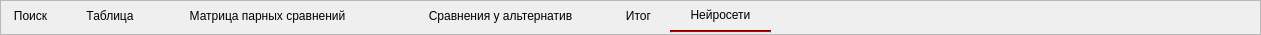
     <widget class="QFrame" name="MainToolBar_6">
      <property name="geometry">
       <rect>
        <x>0</x>
        <y>0</y>
        <width>1261</width>
        <height>35</height>
       </rect>
      </property>
      <property name="styleSheet">
       <string notr="true">QPushButton{
	border: 0px;	
	font: 12pt &quot;Nirmala UI&quot;;
}

QPushButton:hover{
	font: bold;
}

QPushButton:pressed{
	background-color: rgb(227, 253, 252);
	font: bold;
}
QFrame{
	border-bottom: 2px solid rgba(227, 227, 227, 255);
}
</string>
      </property>
      <property name="frameShape">
       <enum>QFrame::StyledPanel</enum>
      </property>
      <property name="frameShadow">
       <enum>QFrame::Raised</enum>
      </property>
      <widget class="QPushButton" name="pushButton_17">
       <property name="geometry">
        <rect>
         <x>0</x>
         <y>0</y>
         <width>61</width>
         <height>31</height>
        </rect>
       </property>
       <property name="styleSheet">
        <string notr="true"/>
       </property>
       <property name="text">
        <string>Поиск</string>
       </property>
      </widget>
      <widget class="QPushButton" name="pushButton_18">
       <property name="geometry">
        <rect>
         <x>70</x>
         <y>0</y>
         <width>80</width>
         <height>31</height>
        </rect>
       </property>
       <property name="styleSheet">
        <string notr="true"/>
       </property>
       <property name="text">
        <string>Таблица</string>
       </property>
      </widget>
      <widget class="QPushButton" name="pushButton_19">
       <property name="geometry">
        <rect>
         <x>152</x>
         <y>0</y>
         <width>231</width>
         <height>31</height>
        </rect>
       </property>
       <property name="styleSheet">
        <string notr="true"/>
       </property>
       <property name="text">
        <string>Матрица парных сравнений</string>
       </property>
      </widget>
      <widget class="Line" name="line_6">
       <property name="geometry">
        <rect>
         <x>670</x>
         <y>30</y>
         <width>101</width>
         <height>3</height>
        </rect>
       </property>
       <property name="styleSheet">
        <string notr="true">background-color: rgb(170, 0, 0);</string>
       </property>
       <property name="orientation">
        <enum>Qt::Horizontal</enum>
       </property>
      </widget>
      <widget class="QPushButton" name="pushButton_28">
       <property name="geometry">
        <rect>
         <x>390</x>
         <y>0</y>
         <width>221</width>
         <height>31</height>
        </rect>
       </property>
       <property name="styleSheet">
        <string notr="true"/>
       </property>
       <property name="text">
        <string>Сравнения у альтернатив</string>
       </property>
      </widget>
      <widget class="QPushButton" name="pushButton_41">
       <property name="geometry">
        <rect>
         <x>613</x>
         <y>0</y>
         <width>51</width>
         <height>31</height>
        </rect>
       </property>
       <property name="styleSheet">
        <string notr="true"/>
       </property>
       <property name="text">
        <string>Итог</string>
       </property>
      </widget>
      <widget class="QPushButton" name="pushButton_42">
       <property name="geometry">
        <rect>
         <x>670</x>
         <y>0</y>
         <width>101</width>
         <height>30</height>
        </rect>
       </property>
       <property name="styleSheet">
        <string notr="true"/>
       </property>
       <property name="text">
        <string>Нейросети</string>
       </property>
      </widget>
     </widget>
